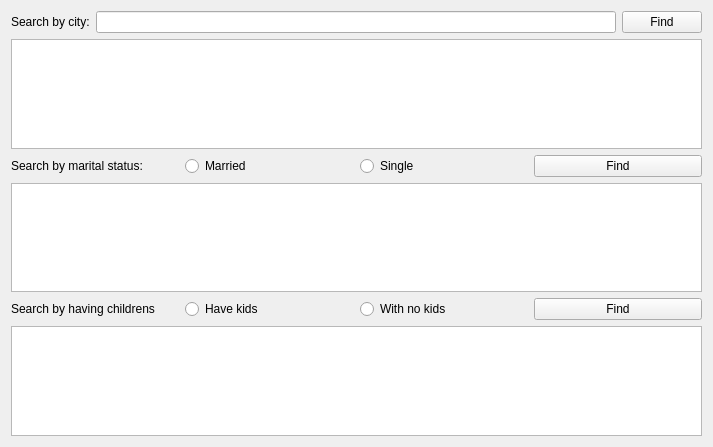
<?xml version="1.0" encoding="UTF-8"?>
<ui version="4.0">
 <class>getter</class>
 <widget class="QWidget" name="getter">
  <property name="geometry">
   <rect>
    <x>0</x>
    <y>0</y>
    <width>713</width>
    <height>447</height>
   </rect>
  </property>
  <property name="windowTitle">
   <string>Form</string>
  </property>
  <layout class="QVBoxLayout" name="verticalLayout">
   <item>
    <layout class="QHBoxLayout" name="horizontalLayout_4">
     <item>
      <widget class="QLabel" name="label_4">
       <property name="text">
        <string>Search by city:</string>
       </property>
      </widget>
     </item>
     <item>
      <widget class="QLineEdit" name="city_line"/>
     </item>
     <item>
      <widget class="QPushButton" name="city_find_button">
       <property name="text">
        <string>Find</string>
       </property>
      </widget>
     </item>
    </layout>
   </item>
   <item>
    <widget class="QListView" name="city_list"/>
   </item>
   <item>
    <layout class="QHBoxLayout" name="horizontalLayout_6">
     <item>
      <widget class="QLabel" name="label_6">
       <property name="text">
        <string>Search by marital status:</string>
       </property>
      </widget>
     </item>
     <item>
      <widget class="QRadioButton" name="Married_Radio">
       <property name="text">
        <string>Married</string>
       </property>
      </widget>
     </item>
     <item>
      <widget class="QRadioButton" name="Single_Radio">
       <property name="text">
        <string>Single</string>
       </property>
      </widget>
     </item>
     <item>
      <widget class="QPushButton" name="marital_find_button">
       <property name="text">
        <string>Find</string>
       </property>
      </widget>
     </item>
    </layout>
   </item>
   <item>
    <widget class="QListView" name="marital_list"/>
   </item>
   <item>
    <layout class="QHBoxLayout" name="horizontalLayout_5">
     <item>
      <widget class="QLabel" name="label_5">
       <property name="text">
        <string>Search by having childrens</string>
       </property>
      </widget>
     </item>
     <item>
      <widget class="QRadioButton" name="YesKids_Radio">
       <property name="text">
        <string>Have kids</string>
       </property>
      </widget>
     </item>
     <item>
      <widget class="QRadioButton" name="NoKids_Radio">
       <property name="text">
        <string>With no kids</string>
       </property>
      </widget>
     </item>
     <item>
      <widget class="QPushButton" name="childrens_find_button">
       <property name="text">
        <string>Find</string>
       </property>
      </widget>
     </item>
    </layout>
   </item>
   <item>
    <widget class="QListView" name="childrens_list"/>
   </item>
  </layout>
 </widget>
 <resources/>
 <connections/>
</ui>
